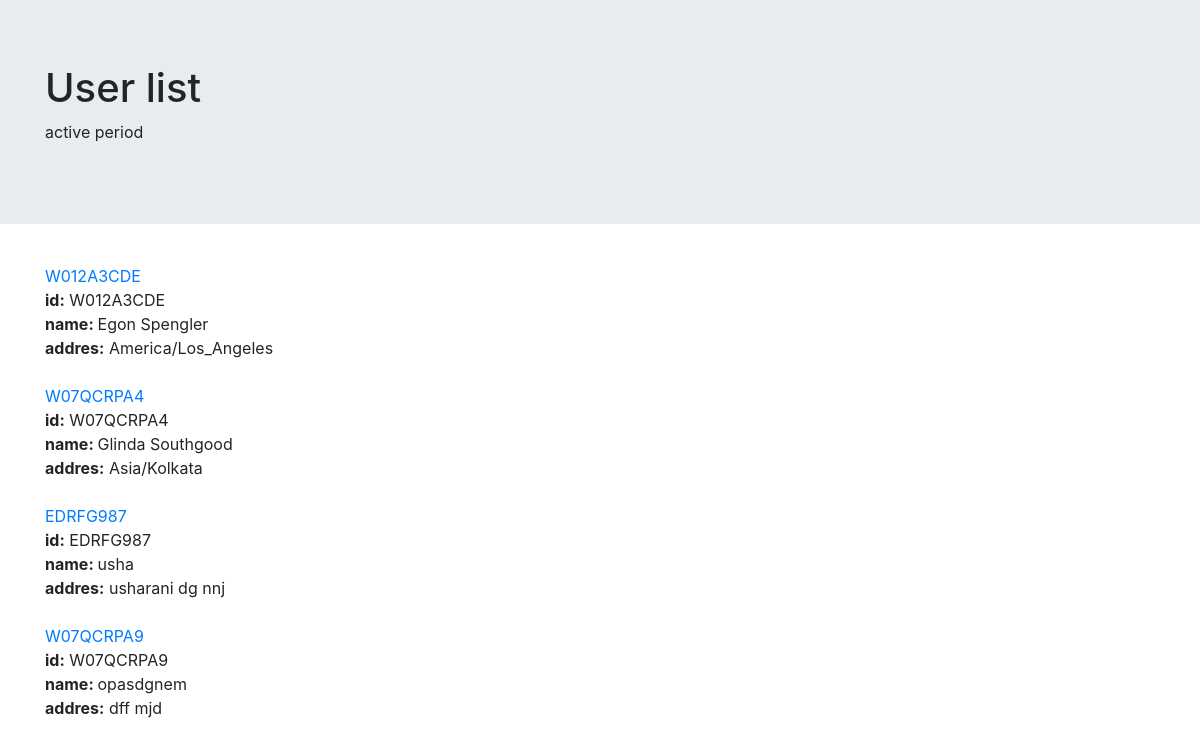
The page / on the database its author committed.
### apptwo/models.py (models this page shows)
class usernames(models.Model):
    real_name = models.CharField(max_length=255, unique=True)
    fieldid = models.CharField(unique=True,max_length=1000,)
    tz = models.TextField(blank=True, default='')
    class meta:
        db_table = "usernames"

### apptwo/views.py (the view)
# urls.py: path('',views.Homes1.as_view(),name='Homes1'),
class Homes1(ListView):
    context_object_name = 'details1'
    model=models.usernames
    template_name='home.html'

### template/home.html (shortened to what this page needs)
<!DOCTYPE html>
{% load static %}
<html lang="en" dir="ltr">
  <head>
  <link rel="stylesheet" href="https://stackpath.bootstrapcdn.com/bootstrap/4.5.0/css/bootstrap.min.css">    <title></title>
  </head>
        <body>
            <div>
              <div class="jumbotron jumbotron-fluid">
                <div class="container">
                        <h1>User list</h1>
                         <p>active period</p>
                     </div>
                      </div>
            <nav class="navbar  mynav" role="navigation" id="navbar">
            <div class="container">
            {%  block body-block  %}
            <ul class="nav navbar-nav navbar-right">
             {% for usernames in details1 %}
                 <a href="{{usernames.id}}" target='_blank'>{{usernames.fieldid}}</a>
                   <div><strong>id:</strong> {{usernames.fieldid}}</div>
                   <div><strong>name: </strong>{{usernames.real_name}}</div>
                   <div><strong>addres:</strong> {{usernames.tz}}</div>
              {% endfor %}
          </ul>
            {% endblock %}
          </div>
        </div>
        </body>
</html>

### rows shown on the page
usernames: fieldid "W012A3CDE", real_name "Egon Spengler", tz "America/Los_Angeles"
usernames: fieldid "W07QCRPA4", real_name "Glinda Southgood", tz "Asia/Kolkata"
usernames: fieldid "EDRFG987", real_name "usha", tz "usharani dg nnj"
usernames: fieldid "W07QCRPA9", real_name "opasdgnem", tz "dff mjd"
